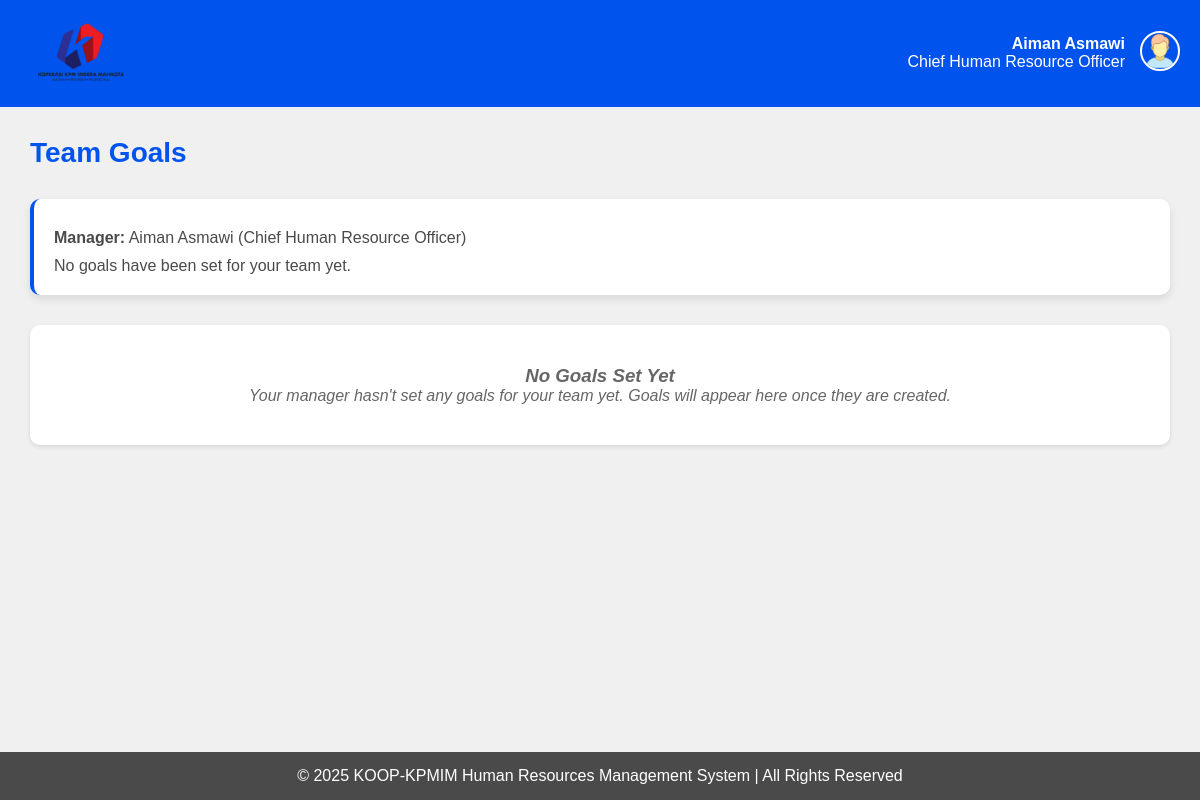
Before: /staff/view-goals/ (signed in) with the older database file.
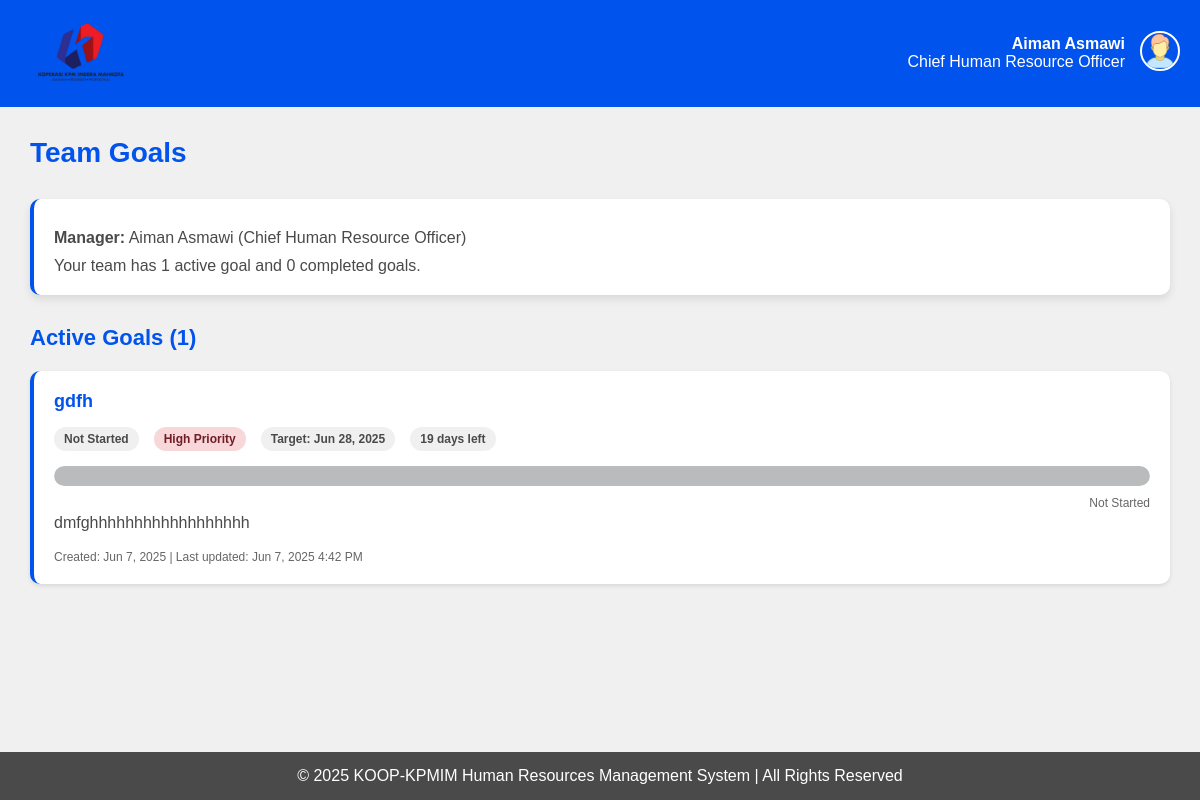
After: the same page with the newer database file.
### HRMS/models.py (models this page shows, shortened)
class TEAM_GOALS(models.Model):
    id = models.AutoField(primary_key=True)
    title = models.TextField(max_length=200)
    description = models.TextField()
    target_date = models.DateField()
    created_date = models.DateField(auto_now_add=True)
    STATUS_CHOICES = [
        ('Not Started', 'not_started'),
        ('In Progress', 'in_progress'),
        ('Completed', 'completed'),
        ('On Hold', 'on_hold'),
    ]
    status = models.TextField(choices=STATUS_CHOICES, default='Not Started')
    PRIORITY_CHOICES = [
        ('Low', 'low'),
        ('Medium', 'medium'),
        ('High', 'high'),
        ('Critical', 'critical'),
    ]
    priority = models.TextField(choices=PRIORITY_CHOICES, default='Medium')
    progress_percentage = models.IntegerField(default=0)  # 0-100
    notes = models.TextField(blank=True, default='')
    team = models.ForeignKey(TEAM, on_delete=models.CASCADE, related_name='team_goals')
    created_by = models.ForeignKey(MANAGER, on_delete=models.CASCADE)
    last_updated = models.DateTimeField(auto_now=True)
    @property
    def is_overdue(self):
        malaysia_tz = pytz.timezone('Asia/Kuala_Lumpur')
        today_malaysia = timezone.now().astimezone(malaysia_tz).date()
        return self.target_date < today_malaysia and self.status != 'Completed'
    @property
    def days_remaining(self):
        malaysia_tz = pytz.timezone('Asia/Kuala_Lumpur')
        today_malaysia = timezone.now().astimezone(malaysia_tz).date()
        delta = self.target_date - today_malaysia
        return delta.days
    class Meta:
        ordering = ['-created_date']
        verbose_name = 'Team Goal'
        verbose_name_plural = 'Team Goals'

### HRMS/views.py (the view)
# urls.py: path('staff/view-goals/', views.staff_view_goals, name='staff_view_goals'),
def staff_view_goals(request):
    if not request.session.get('user_type') == 'staff':
        request.session.flush()
        messages.error(request, "You do not have permission to view this page. Please login again")
        return redirect('login')
    try:
        staff_id = request.session.get('user_id')
        staff = STAFF.objects.get(id=staff_id)
        try:
            team_membership = TEAM_MEMBERSHIP.objects.get(staff=staff)
            team = team_membership.team
            goals = TEAM_GOALS.objects.filter(team=team).order_by('target_date', '-priority')
            active_goals = goals.exclude(status='Completed')
            completed_goals = goals.filter(status='Completed')
        except TEAM_MEMBERSHIP.DoesNotExist:
            team = None
            goals = None
            active_goals = None
            completed_goals = None
        context = {
            'staff': staff,
            'team': team,
            'goals': goals,
            'active_goals': active_goals,
            'completed_goals': completed_goals,
        }
        return render(request, 'staff/view_goals.html', context)
    except STAFF.DoesNotExist:
        messages.error(request, "Staff profile not found. Please login again.")
        return redirect('login')
    except Exception as e:
        messages.error(request, f"An error occurred: {str(e)}")
        return redirect('staffmenu')

### HRMS/templates/staff/view_goals.html (shortened to what the changed rows need)
{% load static %}
<!DOCTYPE html>
<html lang="en">
<head>
</head>
<body>
    <main>
        <h1>Team Goals</h1>
        {% if team %}
            <div class="team-info">
                <p><strong>Manager:</strong> {{ team.managerid.staffid.name }} ({{ team.managerid.staffid.position }})</p>
                {% if goals %}
                    <p style="margin-top: 10px;">Your team has {{ active_goals.count }} active goal{{ active_goals.count|pluralize }} and {{ completed_goals.count }} completed goal{{ completed_goals.count|pluralize }}.</p>
                {% else %}
                    <p style="margin-top: 10px;">No goals have been set for your team yet.</p>
                {% endif %}
            </div>
            {% if active_goals %}
                <div class="section-header">
                    <h2 class="section-title">Active Goals ({{ active_goals.count }})</h2>
                </div>
                {% for goal in active_goals %}
                <div class="goal-card {% if goal.is_overdue %}overdue{% endif %}">
                    <h3 class="goal-title">{{ goal.title }}</h3>
                    <div class="goal-meta">
                        <span class="meta-item status-{{ goal.status|lower|cut:' ' }}">{{ goal.status }}</span>
                        <span class="meta-item priority-{{ goal.priority|lower }}">{{ goal.priority }} Priority</span>
                        <span class="meta-item">Target: {{ goal.target_date|date:"M j, Y" }}</span>
                        {% if goal.is_overdue %}
                            <span class="meta-item priority-critical">Overdue</span>
                        {% else %}
                            {% if goal.days_remaining > 0 %}
                                <span class="meta-item">{{ goal.days_remaining }} days left</span>
                            {% elif goal.days_remaining == 0 %}
                                <span class="meta-item priority-high">Due Today</span>
                            {% endif %}
                        {% endif %}
                    </div>
                    <div class="progress-bar">
                        {% if goal.progress_percentage == 0 %}
                            <div class="progress-fill no-progress"></div>
                        {% else %}
                            <div class="progress-fill has-progress" style="width: {{ goal.progress_percentage }}%"></div>
                        {% endif %}
                    </div>
                    <div style="text-align: right; font-size: 12px; color: #666; margin-top: 5px;">
                        {% if goal.progress_percentage == 0 %}
                            Not Started
                        {% else %}
                            {{ goal.progress_percentage }}% Complete
                        {% endif %}
                    </div>
                    <div class="goal-description">
                        {{ goal.description|linebreaksbr }}
                    </div>
                    <div style="font-size: 12px; color: #666; margin-top: 15px;">
                        Created: {{ goal.created_date|date:"M j, Y" }} | Last updated: {{ goal.last_updated|date:"M j, Y g:i A" }}
                    </div>
                </div>
                {% endfor %}
            {% endif %}
            {% if not goals %}
                <div class="no-goals">
                    <h3>No Goals Set Yet</h3>
                    <p>Your manager hasn't set any goals for your team yet. Goals will appear here once they are created.</p>
                </div>
            {% endif %}
        {% else %}
            <div class="no-team">
                <h3>Not Assigned to a Team</h3>
                <p>You are not currently assigned to any team. Please contact your manager to be assigned to a team to view team goals.</p>
            </div>
        {% endif %}
    </main>
</body>
</html>

Changed rows visible on the page:
added TEAM_GOALS: title "gdfh", status "Not Started", priority "High", target_date "Jun 28, 2025", days_remaining "19", progress_percentage 0 (drawn), description "dmfghhhhhhhhhhhhhhhhhh", created_date "Jun 7, 2025", last_updated "Jun 7, 2025 4:42 PM"
Other visible differences:
{{ active_goals.count }}: (not shown) → "1"
{{ completed_goals.count }}: (not shown) → "0"
text no longer shown: "No goals have been set for your team yet. No Goals Set Yet Your manager hasn't set any goals for your team yet. Goals will appear here once they are created."
text now shown: "Your team has active goal and completed goal . Active Goals ( )"
